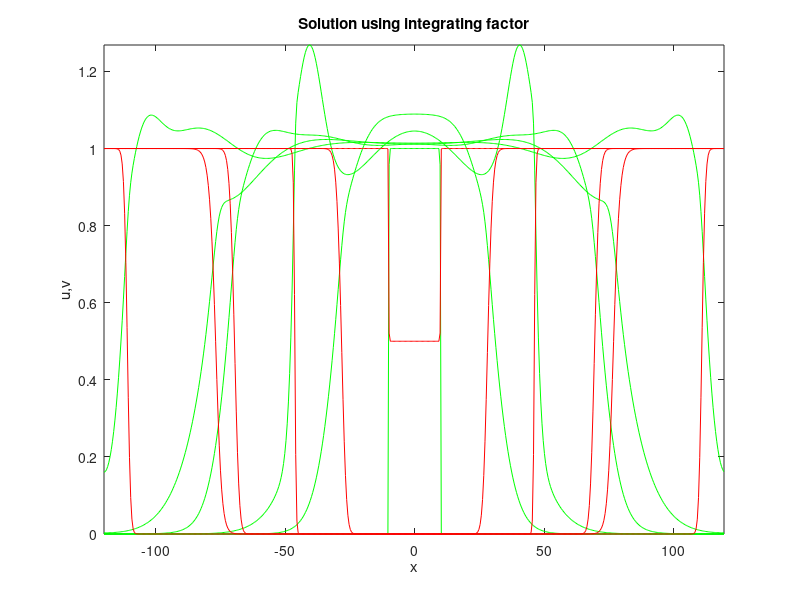
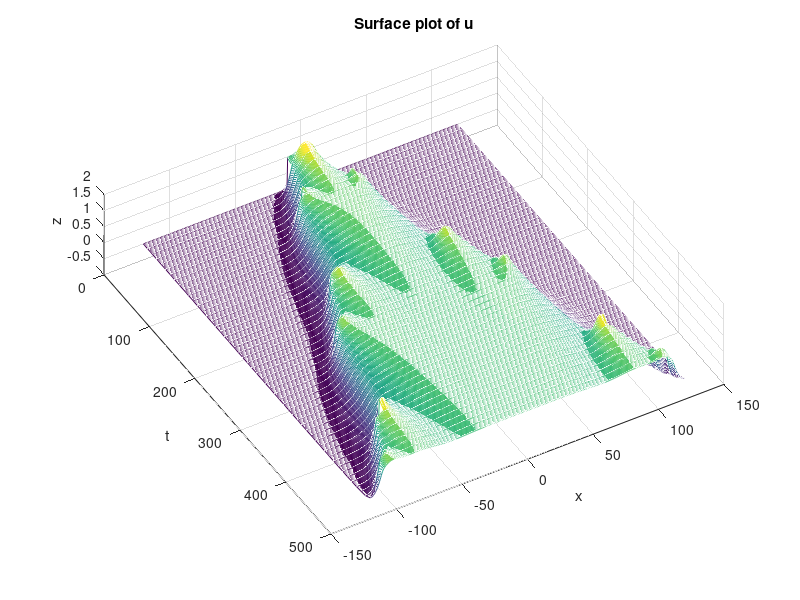
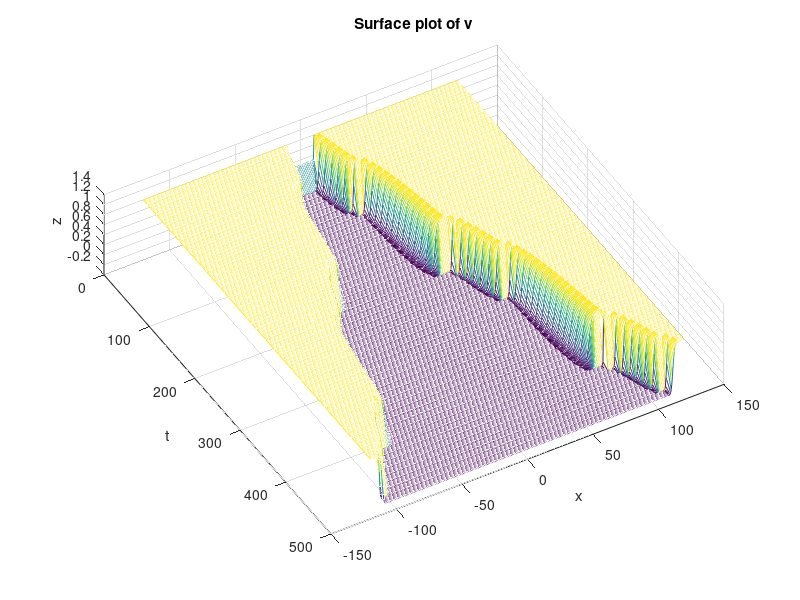

These figures' MATLAB source, in order:
function auto_ETDRK4_B(N,Nfinal,dt,ckeep,L,epsilon)if nargin<6    disp('Using default parameters')    N = 512;    Nfinal=25000;    dt=0.02;    ckeep=500;    L=120;    epsilon=0.1;endrhside_par={};x=(2*L/N)*(-N/2:N/2-1)';uv=initial(x);uvhat=fft(uv);uvkeep=zeros(N,2,1+Nfinal/ckeep);uvkeep(:,:,1)=uv;tkeep=dt*[0:ckeep:Nfinal];ksq=[((pi/L)*[0:N/2 -N/2+1:-1]').^2, epsilon*((pi/L)*[0:N/2 -N/2+1:-1]').^2];%-----------------Coefficients ----------------------------------E2=exp(-dt*ksq/2); E=exp(-dt*ksq);M = 16; % half the no. of points used in complex contour integrationr = exp(1i*pi*((1:M)-0.5)/M); % roots of 1i: (-1).^(1/(2*M))*exp(1i*[0:pi/M:pi-pi/M])for n=1:2    LR = -dt*ksq(:,n*ones(M,1)) + r(ones(N,1),:);    B21(:,n) = sum(real((exp(LR/2)-1)./LR ),2)/M;    B31(:,n) = sum(real(((LR-4).*exp(LR/2)+LR+4)./(LR.^2)),2)/M;    B32(:,n) = sum(real((4*exp(LR/2)-2*LR-4)./(LR.^2)),2)/M;    B41(:,n) = sum(real(((LR-2).*exp(LR)+LR+2)./(LR.^2)),2)/M;    B43(:,n) = sum(real((2*exp(LR)-2*LR-2)./(LR.^2)),2)/M;    C1(:,n) = sum(real((-4-LR+exp(LR).*(4-3*LR+LR.^2))./LR.^3),2)/M;    C23(:,n) = 2*sum(real((2+LR+exp(LR).*(-2+LR))./LR.^3),2)/M;    C4(:,n) = sum(real((-4-3*LR-LR.^2+exp(LR).*(4-LR))./LR.^3),2)/M;end,% The Ai equivalent would have been A1=0, A2=1/2, A3=1/2, A4=1disp('Coefficients preparation completed')%-----------------ETD Runge-Kutta----------------------------------for n=1:Nfinal,    k1=dt*fft(rhside(uv,rhside_par{:}));    uv2=real(ifft(E2.*uvhat + B21.*k1));    k2=dt*fft(rhside(uv2,rhside_par{:}));    uv3=real(ifft(E2.*uvhat + B31.*k1 + B32.*k2));    k3=dt*fft(rhside(uv3,rhside_par{:}));    uv4=real(ifft(E.*uvhat + B41.*k1 + B43.*k3));    k4=dt*fft(rhside(uv4,rhside_par{:}));    uvhat = E.*uvhat + k1.*C1 + (k2+k3).*C23 + k4.*C4;    uv=real(ifft(uvhat));    if mod(n,ckeep)==0,        uvkeep(:,:,1+n/ckeep)=uv;    end    if mod(n,10)==0,        pause(0)        disp(int2str(n))    endendsave('auto_ETDRK4_B.mat','tkeep','uvkeep','N','L','x')%----------------------Figures---------------------------------------figure(1)plot(x,squeeze(uvkeep(:,1,1:10:end)),'g',x,squeeze(uvkeep(:,2,1:10:end)),'r')title('Solution using integrating factor')xlabel('x');ylabel('u,v');axis('tight')figure(2)mesh(tkeep,x,squeeze(uvkeep(:,1,:)));view([60,75]);xlabel('t');ylabel('x');zlabel('z')title('Surface plot of u')figure(3)mesh(tkeep,x,squeeze(uvkeep(:,2,:)));view([60,75]);xlabel('t');ylabel('x');zlabel('z')title('Surface plot of v')%--------------Initial Condition ------------------------------------function u0=initial(x);u0=[0.5*(1+tanh((10-abs(x))/0.1)) 1-0.25*(1+tanh((10-abs(x))/0.1))];%---------------Right Hand Side--------------------------------------function rhs2=rhside(u)fu=max(u(:,1),0).^11; t1=u(:,2).*fu;rhs2=[t1 -t1];